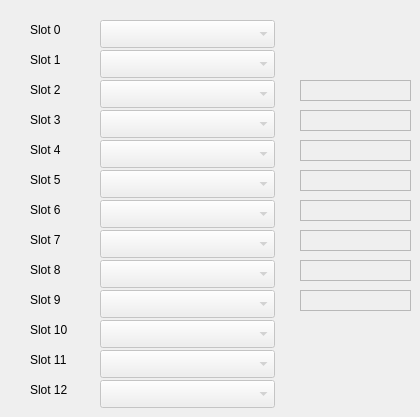
    <widget class="QWidget" name="weapTab">
     <attribute name="title">
      <string>Weapons</string>
     </attribute>
     <widget class="QLabel" name="label31">
      <property name="geometry">
       <rect>
        <x>30</x>
        <y>20</y>
        <width>63</width>
        <height>20</height>
       </rect>
      </property>
      <property name="text">
       <string>Slot 0</string>
      </property>
     </widget>
     <widget class="QLabel" name="label32">
      <property name="geometry">
       <rect>
        <x>30</x>
        <y>50</y>
        <width>63</width>
        <height>20</height>
       </rect>
      </property>
      <property name="text">
       <string>Slot 1</string>
      </property>
     </widget>
     <widget class="QLabel" name="label33">
      <property name="geometry">
       <rect>
        <x>30</x>
        <y>80</y>
        <width>63</width>
        <height>20</height>
       </rect>
      </property>
      <property name="text">
       <string>Slot 2</string>
      </property>
     </widget>
     <widget class="QLabel" name="label34">
      <property name="geometry">
       <rect>
        <x>30</x>
        <y>110</y>
        <width>63</width>
        <height>20</height>
       </rect>
      </property>
      <property name="text">
       <string>Slot 3</string>
      </property>
     </widget>
     <widget class="QLabel" name="label35">
      <property name="geometry">
       <rect>
        <x>30</x>
        <y>140</y>
        <width>63</width>
        <height>20</height>
       </rect>
      </property>
      <property name="text">
       <string>Slot 4</string>
      </property>
     </widget>
     <widget class="QLabel" name="label36">
      <property name="geometry">
       <rect>
        <x>30</x>
        <y>170</y>
        <width>63</width>
        <height>20</height>
       </rect>
      </property>
      <property name="text">
       <string>Slot 5</string>
      </property>
     </widget>
     <widget class="QLabel" name="label37">
      <property name="geometry">
       <rect>
        <x>30</x>
        <y>200</y>
        <width>63</width>
        <height>20</height>
       </rect>
      </property>
      <property name="text">
       <string>Slot 6</string>
      </property>
     </widget>
     <widget class="QLabel" name="label38">
      <property name="geometry">
       <rect>
        <x>30</x>
        <y>230</y>
        <width>63</width>
        <height>20</height>
       </rect>
      </property>
      <property name="text">
       <string>Slot 7</string>
      </property>
     </widget>
     <widget class="QLabel" name="label39">
      <property name="geometry">
       <rect>
        <x>30</x>
        <y>260</y>
        <width>63</width>
        <height>20</height>
       </rect>
      </property>
      <property name="text">
       <string>Slot 8</string>
      </property>
     </widget>
     <widget class="QLabel" name="label40">
      <property name="geometry">
       <rect>
        <x>30</x>
        <y>290</y>
        <width>63</width>
        <height>20</height>
       </rect>
      </property>
      <property name="text">
       <string>Slot 9</string>
      </property>
     </widget>
     <widget class="QLabel" name="label41">
      <property name="geometry">
       <rect>
        <x>30</x>
        <y>320</y>
        <width>63</width>
        <height>20</height>
       </rect>
      </property>
      <property name="text">
       <string>Slot 10</string>
      </property>
     </widget>
     <widget class="QLabel" name="label42">
      <property name="geometry">
       <rect>
        <x>30</x>
        <y>350</y>
        <width>63</width>
        <height>20</height>
       </rect>
      </property>
      <property name="text">
       <string>Slot 11</string>
      </property>
     </widget>
     <widget class="QLabel" name="label43">
      <property name="geometry">
       <rect>
        <x>30</x>
        <y>380</y>
        <width>63</width>
        <height>20</height>
       </rect>
      </property>
      <property name="text">
       <string>Slot 12</string>
      </property>
     </widget>
     <widget class="QComboBox" name="combo0">
      <property name="enabled">
       <bool>false</bool>
      </property>
      <property name="geometry">
       <rect>
        <x>100</x>
        <y>20</y>
        <width>175</width>
        <height>28</height>
       </rect>
      </property>
     </widget>
     <widget class="QComboBox" name="combo1">
      <property name="enabled">
       <bool>false</bool>
      </property>
      <property name="geometry">
       <rect>
        <x>100</x>
        <y>50</y>
        <width>175</width>
        <height>28</height>
       </rect>
      </property>
     </widget>
     <widget class="QComboBox" name="combo2">
      <property name="enabled">
       <bool>false</bool>
      </property>
      <property name="geometry">
       <rect>
        <x>100</x>
        <y>80</y>
        <width>175</width>
        <height>28</height>
       </rect>
      </property>
     </widget>
     <widget class="QComboBox" name="combo3">
      <property name="enabled">
       <bool>false</bool>
      </property>
      <property name="geometry">
       <rect>
        <x>100</x>
        <y>110</y>
        <width>175</width>
        <height>28</height>
       </rect>
      </property>
     </widget>
     <widget class="QComboBox" name="combo4">
      <property name="enabled">
       <bool>false</bool>
      </property>
      <property name="geometry">
       <rect>
        <x>100</x>
        <y>140</y>
        <width>175</width>
        <height>28</height>
       </rect>
      </property>
     </widget>
     <widget class="QComboBox" name="combo5">
      <property name="enabled">
       <bool>false</bool>
      </property>
      <property name="geometry">
       <rect>
        <x>100</x>
        <y>170</y>
        <width>175</width>
        <height>28</height>
       </rect>
      </property>
     </widget>
     <widget class="QComboBox" name="combo6">
      <property name="enabled">
       <bool>false</bool>
      </property>
      <property name="geometry">
       <rect>
        <x>100</x>
        <y>200</y>
        <width>175</width>
        <height>28</height>
       </rect>
      </property>
     </widget>
     <widget class="QComboBox" name="combo7">
      <property name="enabled">
       <bool>false</bool>
      </property>
      <property name="geometry">
       <rect>
        <x>100</x>
        <y>230</y>
        <width>175</width>
        <height>28</height>
       </rect>
      </property>
     </widget>
     <widget class="QComboBox" name="combo8">
      <property name="enabled">
       <bool>false</bool>
      </property>
      <property name="geometry">
       <rect>
        <x>100</x>
        <y>260</y>
        <width>175</width>
        <height>28</height>
       </rect>
      </property>
     </widget>
     <widget class="QComboBox" name="combo9">
      <property name="enabled">
       <bool>false</bool>
      </property>
      <property name="geometry">
       <rect>
        <x>100</x>
        <y>290</y>
        <width>175</width>
        <height>28</height>
       </rect>
      </property>
     </widget>
     <widget class="QComboBox" name="combo10">
      <property name="enabled">
       <bool>false</bool>
      </property>
      <property name="geometry">
       <rect>
        <x>100</x>
        <y>320</y>
        <width>175</width>
        <height>28</height>
       </rect>
      </property>
     </widget>
     <widget class="QComboBox" name="combo11">
      <property name="enabled">
       <bool>false</bool>
      </property>
      <property name="geometry">
       <rect>
        <x>100</x>
        <y>350</y>
        <width>175</width>
        <height>28</height>
       </rect>
      </property>
     </widget>
     <widget class="QComboBox" name="combo12">
      <property name="enabled">
       <bool>false</bool>
      </property>
      <property name="geometry">
       <rect>
        <x>100</x>
        <y>380</y>
        <width>175</width>
        <height>28</height>
       </rect>
      </property>
     </widget>
     <widget class="QPlainTextEdit" name="text31">
      <property name="enabled">
       <bool>false</bool>
      </property>
      <property name="geometry">
       <rect>
        <x>300</x>
        <y>80</y>
        <width>111</width>
        <height>21</height>
       </rect>
      </property>
      <property name="acceptDrops">
       <bool>false</bool>
      </property>
      <property name="verticalScrollBarPolicy">
       <enum>Qt::ScrollBarPolicy::ScrollBarAlwaysOff</enum>
      </property>
      <property name="horizontalScrollBarPolicy">
       <enum>Qt::ScrollBarPolicy::ScrollBarAlwaysOff</enum>
      </property>
      <property name="documentTitle">
       <string>Slot2 Ammo</string>
      </property>
      <property name="undoRedoEnabled">
       <bool>false</bool>
      </property>
     </widget>
     <widget class="QPlainTextEdit" name="text32">
      <property name="enabled">
       <bool>false</bool>
      </property>
      <property name="geometry">
       <rect>
        <x>300</x>
        <y>110</y>
        <width>111</width>
        <height>21</height>
       </rect>
      </property>
      <property name="acceptDrops">
       <bool>false</bool>
      </property>
      <property name="frameShape">
       <enum>QFrame::Shape::StyledPanel</enum>
      </property>
      <property name="verticalScrollBarPolicy">
       <enum>Qt::ScrollBarPolicy::ScrollBarAlwaysOff</enum>
      </property>
      <property name="horizontalScrollBarPolicy">
       <enum>Qt::ScrollBarPolicy::ScrollBarAlwaysOff</enum>
      </property>
      <property name="documentTitle">
       <string>Slot3 Ammo</string>
      </property>
      <property name="undoRedoEnabled">
       <bool>false</bool>
      </property>
     </widget>
     <widget class="QPlainTextEdit" name="text33">
      <property name="enabled">
       <bool>false</bool>
      </property>
      <property name="geometry">
       <rect>
        <x>300</x>
        <y>140</y>
        <width>111</width>
        <height>21</height>
       </rect>
      </property>
      <property name="verticalScrollBarPolicy">
       <enum>Qt::ScrollBarPolicy::ScrollBarAlwaysOff</enum>
      </property>
      <property name="horizontalScrollBarPolicy">
       <enum>Qt::ScrollBarPolicy::ScrollBarAlwaysOff</enum>
      </property>
      <property name="documentTitle">
       <string>Slot4 Ammo</string>
      </property>
      <property name="undoRedoEnabled">
       <bool>false</bool>
      </property>
     </widget>
     <widget class="QPlainTextEdit" name="text34">
      <property name="enabled">
       <bool>false</bool>
      </property>
      <property name="geometry">
       <rect>
        <x>300</x>
        <y>170</y>
        <width>111</width>
        <height>21</height>
       </rect>
      </property>
      <property name="verticalScrollBarPolicy">
       <enum>Qt::ScrollBarPolicy::ScrollBarAlwaysOff</enum>
      </property>
      <property name="horizontalScrollBarPolicy">
       <enum>Qt::ScrollBarPolicy::ScrollBarAlwaysOff</enum>
      </property>
      <property name="documentTitle">
       <string>Slot5 Ammo</string>
      </property>
      <property name="undoRedoEnabled">
       <bool>false</bool>
      </property>
     </widget>
     <widget class="QPlainTextEdit" name="text35">
      <property name="enabled">
       <bool>false</bool>
      </property>
      <property name="geometry">
       <rect>
        <x>300</x>
        <y>200</y>
        <width>111</width>
        <height>21</height>
       </rect>
      </property>
      <property name="verticalScrollBarPolicy">
       <enum>Qt::ScrollBarPolicy::ScrollBarAlwaysOff</enum>
      </property>
      <property name="horizontalScrollBarPolicy">
       <enum>Qt::ScrollBarPolicy::ScrollBarAlwaysOff</enum>
      </property>
      <property name="documentTitle">
       <string>Slot6 Ammo</string>
      </property>
      <property name="undoRedoEnabled">
       <bool>false</bool>
      </property>
     </widget>
     <widget class="QPlainTextEdit" name="text36">
      <property name="enabled">
       <bool>false</bool>
      </property>
      <property name="geometry">
       <rect>
        <x>300</x>
        <y>230</y>
        <width>111</width>
        <height>21</height>
       </rect>
      </property>
      <property name="verticalScrollBarPolicy">
       <enum>Qt::ScrollBarPolicy::ScrollBarAlwaysOff</enum>
      </property>
      <property name="horizontalScrollBarPolicy">
       <enum>Qt::ScrollBarPolicy::ScrollBarAlwaysOff</enum>
      </property>
      <property name="documentTitle">
       <string>Slot7 Ammo</string>
      </property>
      <property name="undoRedoEnabled">
       <bool>false</bool>
      </property>
     </widget>
     <widget class="QPlainTextEdit" name="text37">
      <property name="enabled">
       <bool>false</bool>
      </property>
      <property name="geometry">
       <rect>
        <x>300</x>
        <y>260</y>
        <width>111</width>
        <height>21</height>
       </rect>
      </property>
      <property name="verticalScrollBarPolicy">
       <enum>Qt::ScrollBarPolicy::ScrollBarAlwaysOff</enum>
      </property>
      <property name="horizontalScrollBarPolicy">
       <enum>Qt::ScrollBarPolicy::ScrollBarAlwaysOff</enum>
      </property>
      <property name="documentTitle">
       <string>Slot8 Ammo</string>
      </property>
      <property name="undoRedoEnabled">
       <bool>false</bool>
      </property>
     </widget>
     <widget class="QPlainTextEdit" name="text38">
      <property name="enabled">
       <bool>false</bool>
      </property>
      <property name="geometry">
       <rect>
        <x>300</x>
        <y>290</y>
        <width>111</width>
        <height>21</height>
       </rect>
      </property>
      <property name="verticalScrollBarPolicy">
       <enum>Qt::ScrollBarPolicy::ScrollBarAlwaysOff</enum>
      </property>
      <property name="horizontalScrollBarPolicy">
       <enum>Qt::ScrollBarPolicy::ScrollBarAlwaysOff</enum>
      </property>
      <property name="documentTitle">
       <string>Slot9 Ammo</string>
      </property>
      <property name="undoRedoEnabled">
       <bool>false</bool>
      </property>
     </widget>
    </widget>
